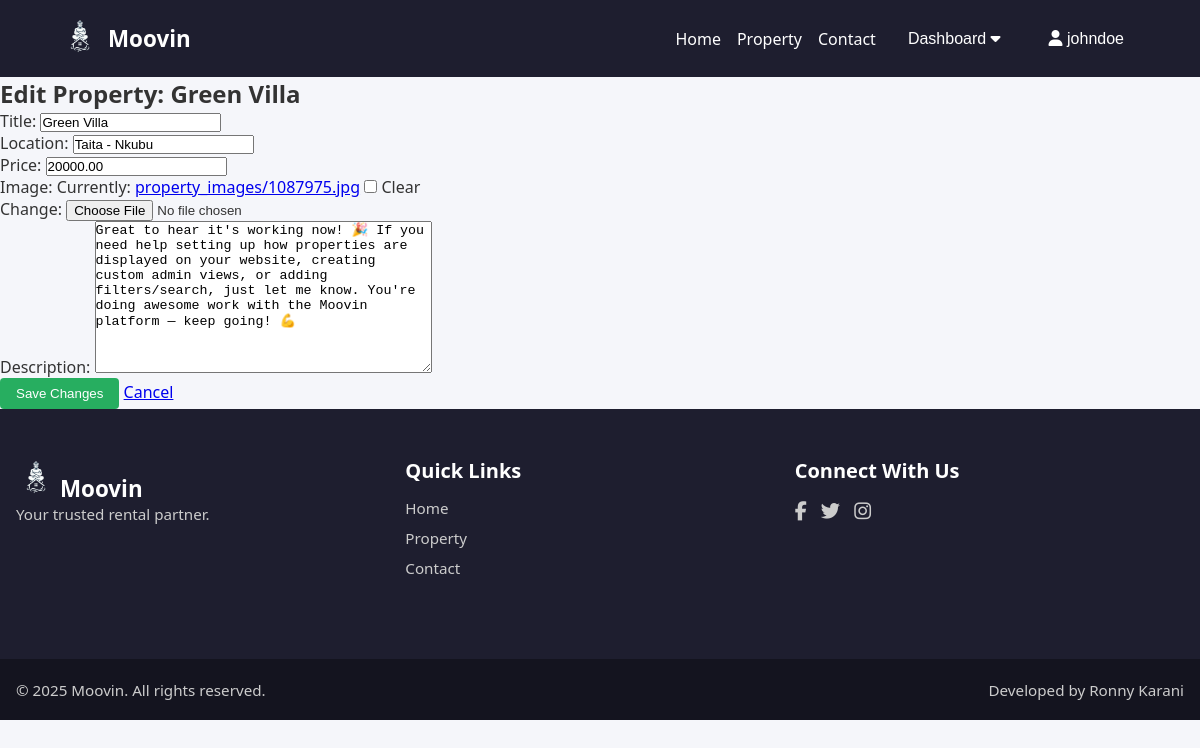
Page /landlord/properties/2/edit/ (signed in) on the committed database.
### core/models.py (models this page shows, shortened)
class Property(models.Model):
    PROPERTY_TYPE_CHOICES = [
        ('Apartment', 'Apartment'),
        ('Bedsitter', 'Bedsitter'),
        ('Studio', 'Studio'),
        ('Maisonette', 'Maisonette'),
    ]
    landlord = models.ForeignKey(User, on_delete=models.CASCADE, null=True, blank=True, related_name='properties')
    tenant = models.ForeignKey(User, on_delete=models.SET_NULL, null=True, blank=True, related_name='rented_properties')
    title = models.CharField(max_length=255)
    description = models.TextField()
    property_type = models.CharField(max_length=50, choices=PROPERTY_TYPE_CHOICES, default='Apartment')  # 👈 Add this line
    price = models.DecimalField(max_digits=10, decimal_places=2)
    location = models.CharField(max_length=255)
    image = models.ImageField(upload_to='property_images/', null=True, blank=True)
    created_at = models.DateTimeField(auto_now_add=True)
    bedrooms = models.PositiveIntegerField(default=0)
    bathrooms = models.PositiveIntegerField(default=0)
    size = models.CharField(max_length=50, blank=True)  # e.g., "95 m²"
    status = models.CharField(max_length=50, default="Available")
    furnished = models.BooleanField(default=False)
    parking = models.CharField(max_length=50, default="Available")

### core/views.py (the view)
# urls.py: path('landlord/properties/<int:pk>/edit/', views.edit_property, name='edit_property'),
@login_required
def edit_property(request, pk):
    property = get_object_or_404(Property, pk=pk, landlord=request.user)
    if request.method == 'POST':
        form = PropertyForm(request.POST, request.FILES, instance=property)
        if form.is_valid():
            form.save()
            messages.success(request, "Property updated successfully.")
            return redirect('landlord')  # or 'landlord_properties'
    else:
        form = PropertyForm(instance=property)
    return render(request, 'pages/edit_property.html', {'form': form, 'property': property})

### core/forms.py
class PropertyForm(forms.ModelForm):
    class Meta:
        model = Property
        fields = ['title', 'location', 'price', 'image', 'description']

### templates/pages/edit_property.html (shortened to what this page needs)
{% extends 'base.html' %}
{% block content %}
<div class="form-container">
  <h2>Edit Property: {{ property.title }}</h2>
  <form method="post" enctype="multipart/form-data">
    {{ form.as_p }}
    <button type="submit">Save Changes</button>
    <a href="{% url 'landlord' %}">Cancel</a>
  </form>
</div>
{% endblock %}

### templates/includes/navbar.html (shortened to what this page needs)
{% load static %}
<header class="navbar">
  <div class="nav-container">
    <div class="logo">
      <a href="{% url 'home' %}" class="logo-link">
        <img src="{% static 'images/logo1.png' %}" alt="Logo" class="site-logo">
      </a>
      <span class="logo-text">Moovin</span>
    </div>
    <nav class="nav-links" id="nav-links">
      <a href="{% url 'home' %}">Home</a>
      <a href="{% url 'property' %}">Property</a>
      <a href="{% url 'contact' %}">Contact</a>
      {% if user.is_authenticated %}
        <div class="dropdown">
          <button class="dropbtn">Dashboard <i class="fa fa-caret-down"></i></button>
        </div>
        <div class="dropdown">
          <button class="dropbtn">
            <i class="fas fa-user"></i> {{ user.username }}
          </button>
        </div>
  </div>
      {% endif %}
</header>

### static/css/style.css (style rules this page uses)
* { margin: 0; padding: 0; box-sizing: border-box; }
body, html { font-family: 'Segoe UI', sans-serif; }
.nav-container { width: 90%; max-width: 1200px; margin: auto; display: flex; justify-content: space-between; align-items: center; }
.navbar { background-color: #1e1e2f; color: white; position: sticky; top: 0; width: 100%; z-index: 1000; padding: 1rem 0; }
.logo { display: flex; align-items: center; gap: 0.5rem; }
.site-logo { height: 40px; }
.logo-text { font-size: 1.4rem; font-weight: bold; color: #ffffff; }
.logo-link { display: inline-block; }
.nav-links { display: flex; align-items: center; gap: 1rem; }
.nav-links a, .dropbtn { color: white; background: none; border: none; font-size: 1rem; text-decoration: none; cursor: pointer; position: relative; }
.dropdown { position: relative; display: inline-block; }
body { font-family: 'Segoe UI', sans-serif; background-color: #f5f6fa; color: #333; }
button { padding: 0.5rem 1rem; background-color: #27ae60; color: white; border: none; border-radius: 4px; cursor: pointer; }

### rows in the picture
Property: title "Green Villa", location "Taita - Nkubu", price "20000.00", description "Great to hear it's working now! 🎉 If you need help setting up how properties are displayed on your website, creating custom admin views, or adding filters/search, just let me know. You're doing awesome work with the Moovin platform — keep going! 💪"

### other values in the picture
{{ user.username }} "johndoe"
